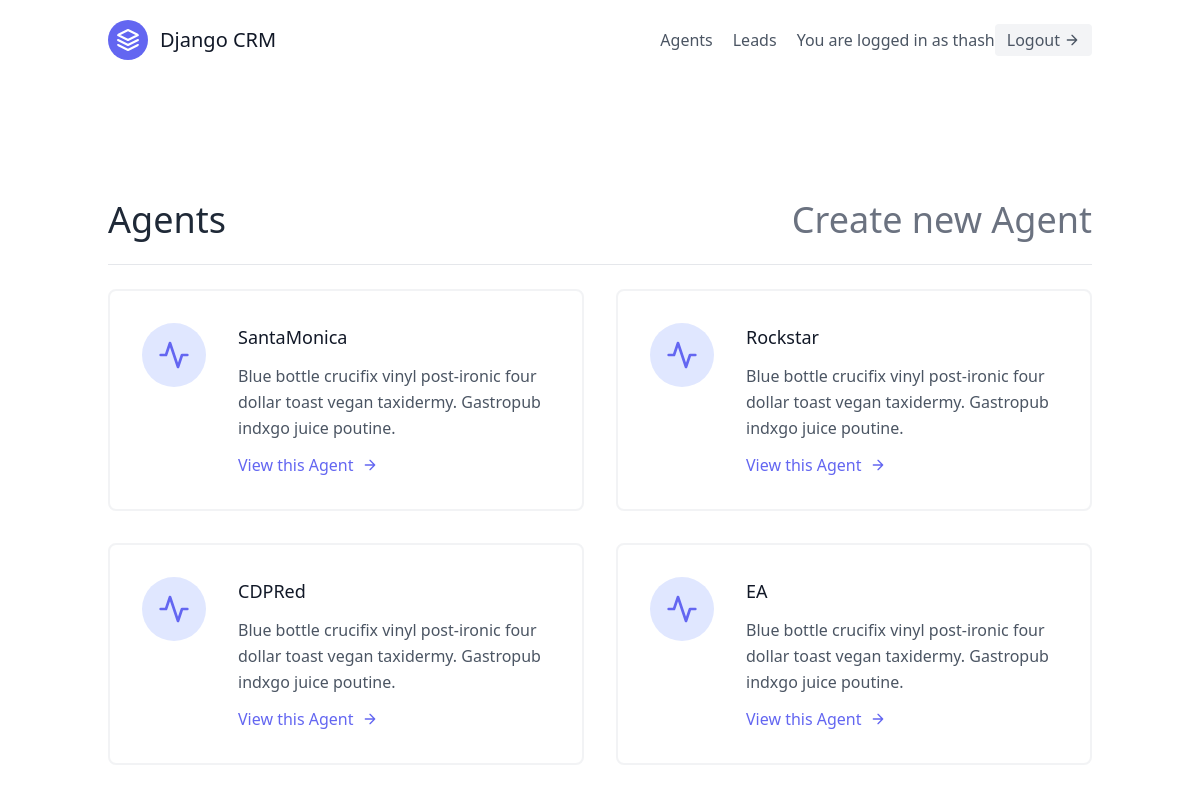
The app's page /agents/ (signed in) with its own data.
### leads/models.py (models this page shows, shortened)
class User(AbstractUser):
    is_organiser = models.BooleanField(default=True)
    is_agent = models.BooleanField(default=False)

class Agent(models.Model):
    user = models.OneToOneField(User, on_delete=models.CASCADE)
    organisation = models.ForeignKey(UserProfile, on_delete=models.CASCADE)

### agents/views.py (the view)
# urls.py: path('', views.AgentListView.as_view(), name="list"),
class AgentListView(OrganizerAndLoginRequiredMixin, generic.ListView):
    template_name = "agents/agent_list.html"
    def get_queryset(self):
        organisation = self.request.user.userprofile
        return Agent.objects.filter(organisation=organisation)

### agents/mixins.py (called while the page is built)
    def dispatch(self, request, *args, **kwargs):
        if not request.user.is_authenticated or not request.user.is_organiser:
            return redirect("leads:list")
        return super().dispatch(request, *args, **kwargs)

### agents/templates/agents/agent_list.html
{% extends "base.html" %}
{% block content %}
    <section class="text-gray-600 body-font">
        <div class="container px-5 py-24 mx-auto flex flex-wrap">
            <div class="w-full mb-6 py-6 flex justify-between items-center border-b border-gray-200">
                <div class="text-4xl text-gray-800">Agents</div>
                <div class="text-4xl"><a class="text-gray-500 hover:text-blue-500" href="{% url 'agents:create' %}">Create new Agent</a></div>
            </div>
        <div class="flex flex-wrap -m-4">
            {% for agent in object_list %}
            <div class="p-4 lg:w-1/2 md:w-full">
                <div class="flex border-2 rounded-lg border-gray-200 border-opacity-50 p-8 sm:flex-row flex-col">
                    <div class="w-16 h-16 sm:mr-8 sm:mb-0 mb-4 inline-flex items-center justify-center rounded-full bg-indigo-100 text-indigo-500 flex-shrink-0">
                    <svg fill="none" stroke="currentColor" stroke-linecap="round" stroke-linejoin="round" stroke-width="2" class="w-8 h-8" viewBox="0 0 24 24">
                        <path d="M22 12h-4l-3 9L9 3l-3 9H2"></path>
                    </svg>
                    </div>
                    <div class="flex-grow">
                    <h2 class="text-gray-900 text-lg title-font font-medium mb-3">{{ agent.user.username }}</h2>
                    <p class="leading-relaxed text-base">Blue bottle crucifix vinyl post-ironic four dollar toast vegan taxidermy. Gastropub indxgo juice poutine.</p>
                    <a href="{% url 'agents:detail' agent.pk %}" class="mt-3 text-indigo-500 inline-flex items-center">View this Agent
                        <svg fill="none" stroke="currentColor" stroke-linecap="round" stroke-linejoin="round" stroke-width="2" class="w-4 h-4 ml-2" viewBox="0 0 24 24">
                        <path d="M5 12h14M12 5l7 7-7 7"></path>
                        </svg>
                    </a>
                    </div>
                </div>
            </div>
            {% endfor %}
        </div>
        </div>
    </section>
{% endblock content %}

### templates/navbar.html (shortened to what this page needs)
<header class="text-gray-600 body-font">
    <div class="container mx-auto flex flex-wrap p-5 flex-col md:flex-row items-center">
        <a class="flex title-font font-medium items-center text-gray-900 mb-4 md:mb-0" href="{% url 'landing' %}">
            <svg xmlns="http://www.w3.org/2000/svg" fill="none" stroke="currentColor" stroke-linecap="round" stroke-linejoin="round" stroke-width="2" class="w-10 h-10 text-white p-2 bg-indigo-500 rounded-full" viewBox="0 0 24 24">
            <path d="M12 2L2 7l10 5 10-5-10-5zM2 17l10 5 10-5M2 12l10 5 10-5"></path>
            </svg>
            <span class="ml-3 text-xl">Django CRM</span>
        </a>
        <nav class="md:ml-auto flex flex-wrap items-center text-base justify-center">
            {% if request.user.is_organiser %}
            <a href="{% url 'agents:list' %}" class="mr-5 hover:text-gray-900">Agents</a>
            {% endif %}
            <a href="{% url 'leads:list' %}" class="mr-5 hover:text-gray-900">Leads</a>
        </nav>
        {% if request.user.is_authenticated %}
        You are logged in as {{ request.user.username }}
        <a href="{% url 'logout' %}" class="inline-flex items-center bg-gray-100 border-0 py-1 px-3 focus:outline-none hover:bg-gray-200 rounded text-base mt-4 md:mt-0">Logout
            <svg fill="none" stroke="currentColor" stroke-linecap="round" stroke-linejoin="round" stroke-width="2" class="w-4 h-4 ml-1" viewBox="0 0 24 24">
            <path d="M5 12h14M12 5l7 7-7 7"></path>
            </svg>
        </a>
        {% endif %}
    </div>
</header>

### records on screen
User: user.username "thash"
Agent: user.username "SantaMonica"
Agent: user.username "Rockstar"
Agent: user.username "CDPRed"
Agent: user.username "EA"
